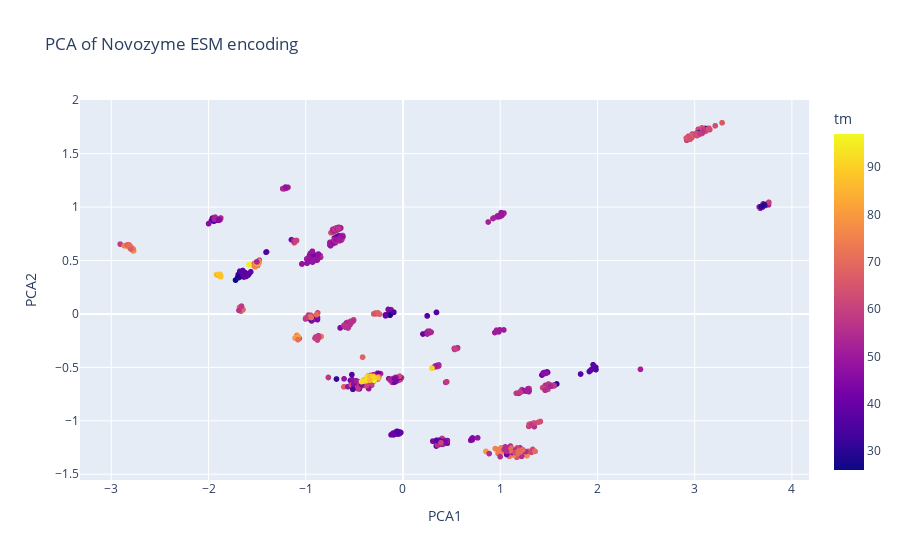

The code cell stored with this chart in its notebook:
### Code cell
import plotly.express as px
from sklearn.decomposition import PCA
pca = PCA(n_components=2)
components = pca.fit_transform(new_esm_df[[str(i) for i in range(1,len(esm_df["esm"][i])+1)]])
pca_df=pd.DataFrame(components, columns=["PCA1","PCA2"])
#merge pca_df with esm_df
pca_df=pd.concat([pca_df,esm_df[["id", "tm"]]],axis=1)
print(pca_df.head())

fig = px.scatter(pca_df, x="PCA1", y="PCA2", color="tm",title="PCA of Novozyme ESM encoding")


#description:
"""PCA of Novozyme Training data sequences with Tm measured at pH >=6.5, <=7.5. Sequences were encoded with ESM2 and principal components one and two were plotted.
The data points are colored according to the Tm value of sequences."""
fig.show()
fig.write_image("/home/lilian/TCR_Graphs/docs/graphs/PCA_Novozyme_train_ph_6.5_7.5.png")

### Figure 1 — Plotly figure (JSON) as saved in the notebook; plotly's stock layout.template omitted (floating-point values rounded to 4 significant figures; data arrays with more than 128 entries replaced by an {"elided": "..."} marker saying what was removed)
{"data": [{"hovertemplate": "PCA1=%{x}<br>PCA2=%{y}<br>tm=%{marker.color}<extra></extra>", "legendgroup": "", "marker": {"color": {"elided": "1650 float values"}, "coloraxis": "coloraxis", "symbol": "circle"}, "mode": "markers", "name": "", "showlegend": false, "type": "scattergl", "x": {"elided": "1650 float values"}, "xaxis": "x", "y": {"elided": "1650 float values"}, "yaxis": "y"}], "layout": {"coloraxis": {"colorbar": {"title": {"text": "tm"}}, "colorscale": [[0, "#0d0887"], [0.1111, "#46039f"], [0.2222, "#7201a8"], [0.3333, "#9c179e"], [0.4444, "#bd3786"], [0.5556, "#d8576b"], [0.6667, "#ed7953"], [0.7778, "#fb9f3a"], [0.8889, "#fdca26"], [1, "#f0f921"]]}, "legend": {"tracegroupgap": 0}, "title": {"text": "PCA of Novozyme ESM encoding"}, "xaxis": {"anchor": "y", "domain": [0, 1], "title": {"text": "PCA1"}}, "yaxis": {"anchor": "x", "domain": [0, 1], "title": {"text": "PCA2"}}}}
